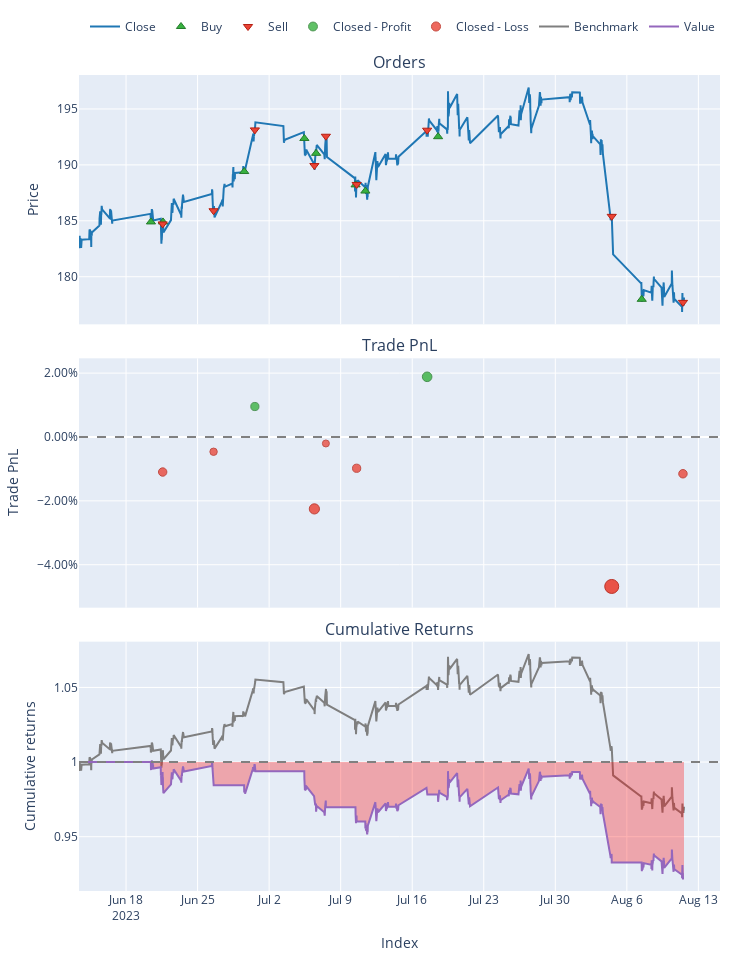

The cell this chart's notebook holds for it:
### Code cell
pf.plot().show()

### Figure 1 — Plotly figure (JSON) as saved in the notebook; plotly's stock layout.template omitted (floating-point values rounded to 4 significant figures; data arrays with more than 128 entries replaced by an {"elided": "..."} marker saying what was removed)
{"data": [{"legendgroup": "0", "line": {"color": "#1f77b4"}, "name": "Close", "showlegend": true, "type": "scatter", "uid": "6686f68c-9a47-44ec-86de-b24d79e6e278", "x": {"elided": "1074 str values"}, "xaxis": "x", "y": {"elided": "1074 float values"}, "yaxis": "y"}, {"customdata": [[0, 0.5381, 0.4975], [2, 0.5323, 0.4921], [4, 0.5172, 0.4898], [6, 0.5141, 0.4945], [8, 0.5061, 0.4834], [10, 0.5126, 0.4824], [12, 0.5091, 0.4777], [14, 0.5056, 0.4867], [16, 0.5214, 0.464]], "hovertemplate": "Order Id: %{customdata[0]}<br>Timestamp: %{x}<br>Price: %{y}<br>Size: %{customdata[1]:.6f}<br>Fees: %{customdata[2]:.6f}", "legendgroup": "1", "marker": {"color": "#37B13F", "line": {"color": "rgb(38,123,44)", "width": 1}, "size": 8, "symbol": "triangle-up"}, "mode": "markers", "name": "Buy", "type": "scatter", "uid": "fba813f7-8f2c-43d2-9edc-d771a6cde552", "x": ["2023-06-20T10:30:00", "2023-06-21T14:45:00", "2023-06-29T13:30:00", "2023-07-05T10:45:00", "2023-07-06T14:15:00", "2023-07-10T11:00:00", "2023-07-11T10:00:00", "2023-07-18T12:45:00", "2023-08-07T11:00:00"], "xaxis": "x", "y": [184.9, 184.9, 189.4, 192.4, 191.0, 188.2, 187.7, 192.5, 178.0], "yaxis": "y"}, {"customdata": [[1, 0.5381, 0.497], [3, 0.5323, 0.4947], [5, 0.5172, 0.4994], [7, 0.5141, 0.4883], [9, 0.5061, 0.4873], [11, 0.5126, 0.4825], [13, 0.5091, 0.4916], [15, 0.5056, 0.4687], [17, 0.5214, 0.4633]], "hovertemplate": "Order Id: %{customdata[0]}<br>Timestamp: %{x}<br>Price: %{y}<br>Size: %{customdata[1]:.6f}<br>Fees: %{customdata[2]:.6f}", "legendgroup": "2", "marker": {"color": "#EA4335", "line": {"color": "rgb(181,31,18)", "width": 1}, "size": 8, "symbol": "triangle-down"}, "mode": "markers", "name": "Sell", "type": "scatter", "uid": "d083715d-ce16-4eaf-9f86-59fcd5ccf3e4", "x": ["2023-06-21T14:00:00", "2023-06-26T13:30:00", "2023-06-30T14:30:00", "2023-07-06T10:15:00", "2023-07-07T13:15:00", "2023-07-10T13:30:00", "2023-07-17T11:00:00", "2023-08-04T12:30:00", "2023-08-11T11:45:00"], "xaxis": "x", "y": [184.7, 185.9, 193.1, 189.9, 192.6, 188.2, 193.1, 185.4, 177.7], "yaxis": "y"}, {"customdata": [[2, 2, 0.9348, 0.009542], [6, 6, 1.8, 0.01884]], "hovertemplate": "Exit Trade Id: %{customdata[0]}<br>Position Id: %{customdata[1]}<br>Exit Timestamp: %{x}<br>PnL: %{customdata[2]:.6f}<br>Return: %{customdata[3]:.2%}", "legendgroup": "3", "marker": {"color": "#37B13F", "line": {"color": "rgb(38,123,44)", "width": 1}, "opacity": [0.7752, 0.8063], "size": [8.175, 9.629], "symbol": "circle"}, "mode": "markers", "name": "Closed - Profit", "type": "scatter", "uid": "b141d25a-d4b8-424f-a064-f9877bde3cf1", "x": ["2023-06-30T14:30:00", "2023-07-17T11:00:00"], "xaxis": "x2", "y": [0.009542, 0.01884], "yaxis": "y2"}, {"customdata": [[0, 0, -1.091, -0.01097], [1, 1, -0.4543, -0.004616], [3, 3, -2.227, -0.02252], [4, 4, -0.1963, -0.002031], [5, 5, -0.9447, -0.009792], [7, 7, -4.555, -0.0468], [8, 8, -1.068, -0.01151]], "hovertemplate": "Exit Trade Id: %{customdata[0]}<br>Position Id: %{customdata[1]}<br>Exit Timestamp: %{x}<br>PnL: %{customdata[2]:.6f}<br>Return: %{customdata[3]:.2%}", "legendgroup": "4", "marker": {"color": "#EA4335", "line": {"color": "rgb(181,31,18)", "width": 1}, "opacity": [0.7799, 0.7587, 0.8186, 0.75, 0.776, 0.9, 0.7818], "size": [8.398, 7.404, 10.2, 7, 8.214, 14, 8.482], "symbol": "circle"}, "mode": "markers", "name": "Closed - Loss", "type": "scatter", "uid": "7f9b333e-752a-403f-909f-0177343c4ae3", "x": ["2023-06-21T14:00:00", "2023-06-26T13:30:00", "2023-07-06T10:15:00", "2023-07-07T13:15:00", "2023-07-10T13:30:00", "2023-08-04T12:30:00", "2023-08-11T11:45:00"], "xaxis": "x2", "y": [-0.01097, -0.004616, -0.02252, -0.002031, -0.009792, -0.0468, -0.01151], "yaxis": "y2"}, {"legendgroup": "5", "line": {"color": "#7f7f7f"}, "name": "Benchmark", "showlegend": true, "type": "scatter", "uid": "2f26738b-f02c-42a6-ad1d-f7889846758e", "x": {"elided": "1074 str values"}, "xaxis": "x3", "y": {"elided": "1074 float values"}, "yaxis": "y3"}, {"hoverinfo": "skip", "legendgroup": "6", "line": {"color": "rgba(0, 0, 0, 0)", "width": 0}, "opacity": 0, "showlegend": false, "type": "scatter", "uid": "905678c8-fde0-4f86-9e59-83091b44cd3e", "x": {"elided": "1074 str values"}, "xaxis": "x3", "y": {"elided": "1074 int values"}, "yaxis": "y3"}, {"connectgaps": false, "fill": "tonexty", "fillcolor": "rgba(0, 128, 0, 0.3)", "hoverinfo": "skip", "legendgroup": "6", "line": {"color": "rgba(0, 0, 0, 0)", "width": 0}, "opacity": 0, "showlegend": false, "type": "scatter", "uid": "0527ae8f-02e3-46a8-807e-74127826c23c", "x": {"elided": "1074 str values"}, "xaxis": "x3", "y": {"elided": "1074 float values"}, "yaxis": "y3"}, {"hoverinfo": "skip", "legendgroup": "6", "line": {"color": "rgba(0, 0, 0, 0)", "width": 0}, "opacity": 0, "showlegend": false, "type": "scatter", "uid": "45928a0d-28a2-4b26-996e-49337d1f4cac", "x": {"elided": "1074 str values"}, "xaxis": "x3", "y": {"elided": "1074 int values"}, "yaxis": "y3"}, {"connectgaps": false, "fill": "tonexty", "fillcolor": "rgba(255, 0, 0, 0.3)", "hoverinfo": "skip", "legendgroup": "6", "line": {"color": "rgba(0, 0, 0, 0)", "width": 0}, "opacity": 0, "showlegend": false, "type": "scatter", "uid": "23aed43f-9f1a-4722-9c53-a7b7eaaa4949", "x": {"elided": "1074 str values"}, "xaxis": "x3", "y": {"elided": "1074 float values"}, "yaxis": "y3"}, {"legendgroup": "7", "line": {"color": "#9467bd"}, "name": "Value", "showlegend": true, "type": "scatter", "uid": "88a1ce51-293a-4999-8bfc-f70b0472bcea", "x": {"elided": "1074 str values"}, "xaxis": "x3", "y": {"elided": "1074 float values"}, "yaxis": "y3"}, {"hoverinfo": "skip", "legendgroup": "6", "line": {"color": "rgba(0, 0, 0, 0)", "width": 0}, "opacity": 0, "showlegend": false, "type": "scatter", "uid": "619dcfbf-4471-44a0-bc52-7a35b06849e0", "x": {"elided": "1074 str values"}, "xaxis": "x3", "y": {"elided": "1074 int values"}, "yaxis": "y3"}], "layout": {"annotations": [{"font": {"size": 16}, "showarrow": false, "text": "Orders", "x": 0.5, "xanchor": "center", "xref": "paper", "y": 1, "yanchor": "bottom", "yref": "paper"}, {"font": {"size": 16}, "showarrow": false, "text": "Trade PnL", "x": 0.5, "xanchor": "center", "xref": "paper", "y": 0.6528, "yanchor": "bottom", "yref": "paper"}, {"font": {"size": 16}, "showarrow": false, "text": "Cumulative Returns", "x": 0.5, "xanchor": "center", "xref": "paper", "y": 0.3056, "yanchor": "bottom", "yref": "paper"}], "height": 960, "legend": {"orientation": "h", "traceorder": "normal", "x": 1, "xanchor": "right", "y": 1.042, "yanchor": "bottom"}, "margin": {"b": 30, "l": 30, "r": 30, "t": 30}, "shapes": [{"line": {"color": "gray", "dash": "dash"}, "type": "line", "x0": 0, "x1": 1, "xref": "paper", "y0": 0, "y1": 0, "yref": "y2"}, {"line": {"color": "gray", "dash": "dash"}, "type": "line", "x0": 0, "x1": 1, "xref": "paper", "y0": 1, "y1": 1, "yref": "y3"}], "showlegend": true, "width": 750, "xaxis": {"anchor": "y", "domain": [0, 1], "matches": "x3", "showticklabels": false}, "xaxis2": {"anchor": "y2", "domain": [0, 1], "matches": "x3", "showticklabels": false}, "xaxis3": {"anchor": "y3", "domain": [0, 1], "title": {"text": "Index"}}, "yaxis": {"anchor": "x", "domain": [0.6944, 1], "title": {"text": "Price"}}, "yaxis2": {"anchor": "x2", "domain": [0.3472, 0.6528], "tickformat": ".2%", "title": {"text": "Trade PnL"}}, "yaxis3": {"anchor": "x3", "domain": [0, 0.3056], "title": {"text": "Cumulative returns"}}}}
